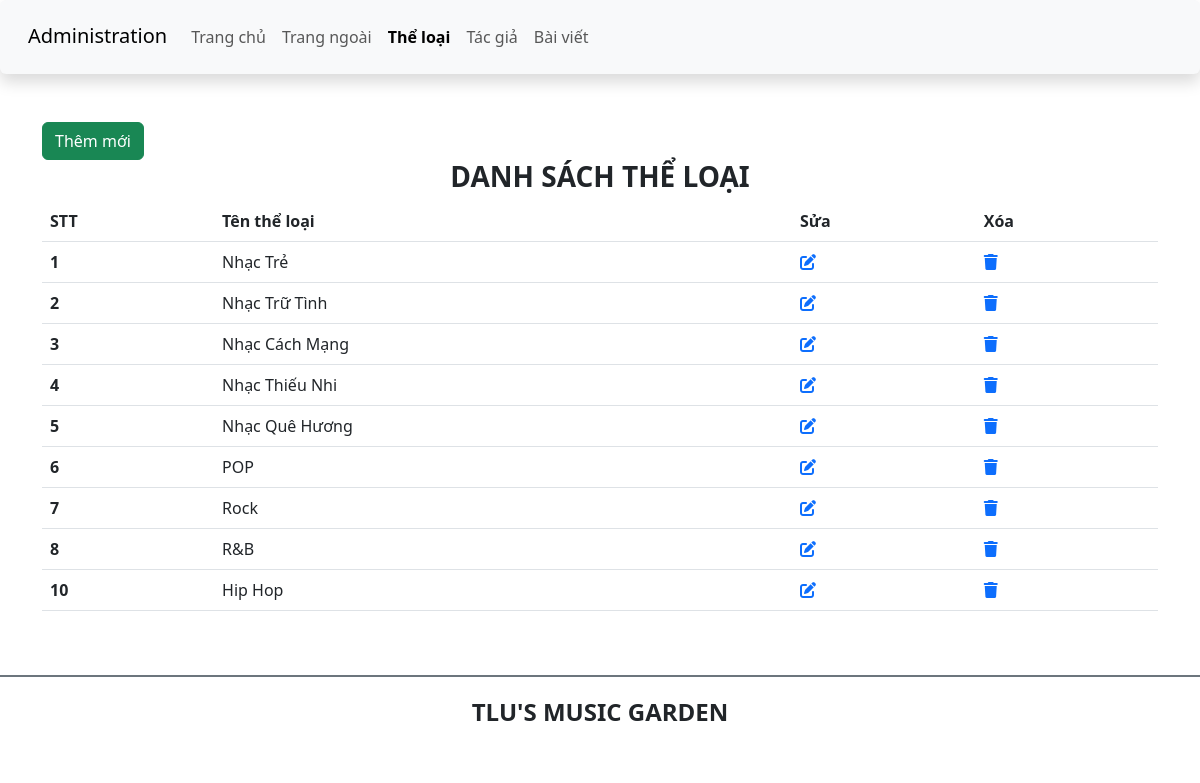
The app's page /BTTH01_CSE485/admin/category.php with its own data.
### tables this page shows
CREATE TABLE `theloai` (
  `ma_tloai` int(10) UNSIGNED NOT NULL COMMENT 'primary key',
  `ten_tloai` varchar(50) DEFAULT NULL
);

### BTTH01_CSE485/admin/db.php (called while the page is built, shortened)
<?php
$host ='127.0.0.1';
$username ='root';
$password ='';
$dbname = 'bth01_CSE485_ex';
$charset = 'utf8mb4';
$dsn = "mysql:host=$host;dbname=$dbname;charset=$charset";
$options = [
    PDO::ATTR_ERRMODE            => PDO::ERRMODE_EXCEPTION,
    PDO::ATTR_DEFAULT_FETCH_MODE => PDO::FETCH_ASSOC,
    PDO::ATTR_EMULATE_PREPARES   => false,
];
try {
    $pdo = new PDO($dsn, $username, $password, $options);
} catch (\PDOException $e) {
    throw new \PDOException($e->getMessage(), (int)$e->getCode());
}
function getTheLoai(){
    global $pdo;
    $stmt = $pdo->query("SELECT ma_tloai, ten_tloai FROM theloai");
    return $stmt->fetchAll();
}
?>

### BTTH01_CSE485/admin/category.php (the view, shortened to what this page needs)
<!DOCTYPE html>
<html lang="en">
<head>
    <link href="https://cdn.jsdelivr.net/npm/bootstrap@5.3.0-alpha1/dist/css/bootstrap.min.css" rel="stylesheet">
    <link rel="stylesheet" href="https://cdnjs.cloudflare.com/ajax/libs/font-awesome/6.3.0/css/all.min.css" />
    <link rel="stylesheet" href="css/style_login.css">
</head>
<body>
    <header>
        <nav class="navbar navbar-expand-lg bg-body-tertiary shadow p-3 bg-white rounded">
            <div class="container-fluid">
                <div class="h3">
                    <a class="navbar-brand" href="#">Administration</a>
                </div>
                <div class="collapse navbar-collapse" id="navbarSupportedContent">
                <ul class="navbar-nav me-auto mb-2 mb-lg-0">
                    <li class="nav-item">
                        <a class="nav-link" aria-current="page" href="./">Trang chủ</a>
                    </li>
                    <li class="nav-item">
                        <a class="nav-link" href="../index.php">Trang ngoài</a>
                    </li>
                    <li class="nav-item">
                        <a class="nav-link active fw-bold" href="category.php">Thể loại</a>
                    </li>
                    <li class="nav-item">
                        <a class="nav-link" href="author.php">Tác giả</a>
                    </li>
                    <li class="nav-item">
                        <a class="nav-link" href="article.php">Bài viết</a>
                    </li>
                </ul>
                </div>
            </div>
        </nav>
    </header>
    <main class="container mt-5 mb-5">
        <?php
            include 'db.php';
            $theloais = getTheLoai();
        ?>
        <div class="row">
            <div class="col-sm">
                <a href="add_category.php" class="btn btn-success">Thêm mới</a>
                <h3 class="text-center text-uppercase fw-bold">Danh sách thể loại</h3>
                <table class="table">
                    <thead>
                        <tr>
                            <th scope="col">STT</th>
                            <th scope="col">Tên thể loại</th>
                            <th>Sửa</th>
                            <th>Xóa</th>
                        </tr>
                    </thead>
                    <?php foreach($theloais as $row): ?>
                    <tbody>
                        <tr>
                            <th scope="row"><?= $row['ma_tloai']?></th>
                            <td><?= $row['ten_tloai']?></td>
                            <td>
                                <a href="edit_category.php?ma_tloai=<?= $row['ma_tloai'] ?>"><i class="fa-solid fa-pen-to-square"></i></a>
                            </td>
                            <td>
                                <a href="del_category.php?ma_tloai=<?= $row['ma_tloai']?>" onclick="return confirm('Bạn có chắc chắn muốn xóa?');"><i class="fa-solid fa-trash"></i></a>
                            </td>
                        </tr>
                    </tbody>
                    <?php endforeach; ?>
                </table>
            </div>
        </div>
    </main>
    <footer class="bg-white d-flex justify-content-center align-items-center border-top border-secondary  border-2" style="height:80px">
        <h4 class="text-center text-uppercase fw-bold">TLU's music garden</h4>
    </footer>
</body>
</html>

### records on screen
theloai: ma_tloai "1", ten_tloai "Nhạc Trẻ"
theloai: ma_tloai "2", ten_tloai "Nhạc Trữ Tình"
theloai: ma_tloai "3", ten_tloai "Nhạc Cách Mạng"
theloai: ma_tloai "4", ten_tloai "Nhạc Thiếu Nhi"
theloai: ma_tloai "5", ten_tloai "Nhạc Quê Hương"
theloai: ma_tloai "6", ten_tloai "POP"
theloai: ma_tloai "7", ten_tloai "Rock"
theloai: ma_tloai "8", ten_tloai "R&B"
theloai: ma_tloai "10", ten_tloai "Hip Hop"
